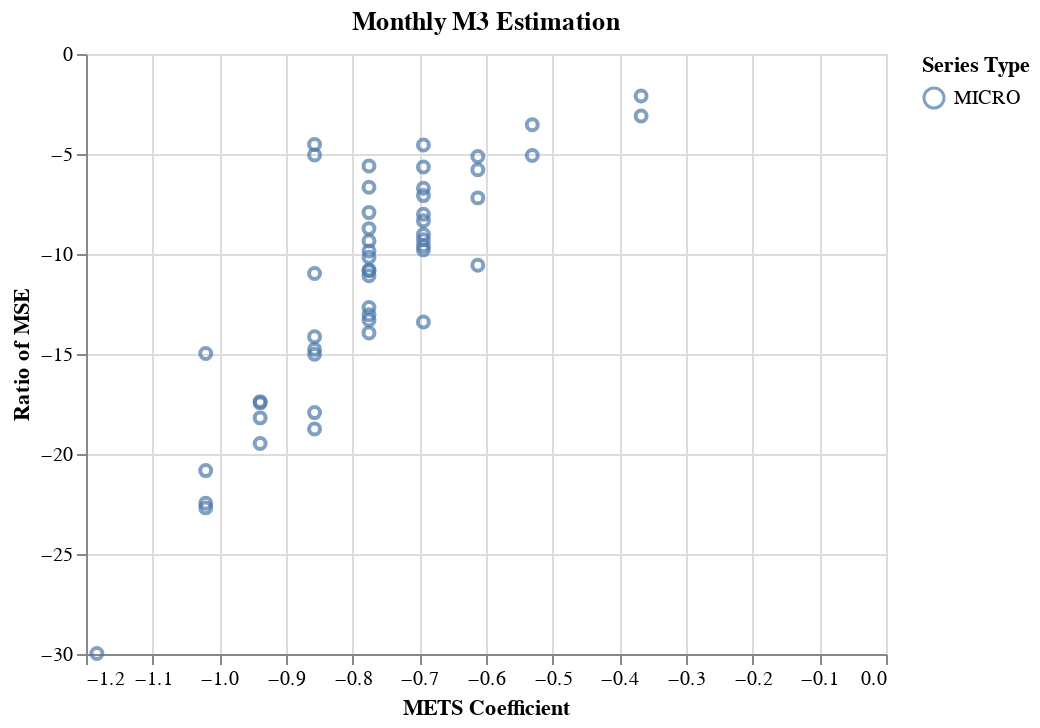

Notebook source saved alongside this figure:
### Code cell
(altair.Chart(monthly_est_df, title = 'Monthly M3 Estimation')
 .mark_point()
 .encode(x=altair.X('mets_coef', title = 'METS Coefficient'),
         y=altair.Y('MSE_Ratio',title = 'Ratio of MSE'),
         color=altair.Color('series_type', title = 'Series Type') )
)

### Figure 1 — Vega-Lite specification as saved in the notebook (floating-point values rounded to 4 significant figures)
{"config": {"view": {"continuousWidth": 400, "continuousHeight": 300}}, "data": {"name": "data-513897bc4156b3b22e1fe1ac8e61c48d"}, "mark": "point", "encoding": {"color": {"type": "nominal", "field": "series_type", "title": "Series Type"}, "x": {"type": "quantitative", "field": "mets_coef", "title": "METS Coefficient"}, "y": {"type": "quantitative", "field": "MSE_Ratio", "title": "Ratio of MSE"}}, "title": "Monthly M3 Estimation", "$schema": "https://vega.github.io/schema/vega-lite/v4.8.1.json", "datasets": {"data-513897bc4156b3b22e1fe1ac8e61c48d": [{"mets_mse": 0.5048, "ar_mse": 0.6511, "series_type": "MICRO       ", "ar_coef": -0.5181, "mets_coef": -1.02, "MSE_Ratio": -22.46}, {"mets_mse": 0.8695, "ar_mse": 0.9752, "series_type": "MICRO       ", "ar_coef": -0.5051, "mets_coef": -0.7755, "MSE_Ratio": -10.84}, {"mets_mse": 0.2412, "ar_mse": 0.2713, "series_type": "MICRO       ", "ar_coef": -0.5151, "mets_coef": -0.7755, "MSE_Ratio": -11.09}, {"mets_mse": 0.5171, "ar_mse": 0.6263, "series_type": "MICRO       ", "ar_coef": -0.5603, "mets_coef": -0.9388, "MSE_Ratio": -17.44}, {"mets_mse": 0.2969, "ar_mse": 0.363, "series_type": "MICRO       ", "ar_coef": -0.5291, "mets_coef": -0.9388, "MSE_Ratio": -18.19}, {"mets_mse": 0.7749, "ar_mse": 0.9115, "series_type": "MICRO       ", "ar_coef": -0.6525, "mets_coef": -1.02, "MSE_Ratio": -14.98}, {"mets_mse": 0.2584, "ar_mse": 0.2902, "series_type": "MICRO       ", "ar_coef": -0.5737, "mets_coef": -0.8571, "MSE_Ratio": -10.98}, {"mets_mse": 0.5608, "ar_mse": 0.6118, "series_type": "MICRO       ", "ar_coef": -0.4943, "mets_coef": -0.6939, "MSE_Ratio": -8.334}, {"mets_mse": 0.2217, "ar_mse": 0.2288, "series_type": "MICRO       ", "ar_coef": -0.1981, "mets_coef": -0.3673, "MSE_Ratio": -3.102}, {"mets_mse": 0.1425, "ar_mse": 0.1455, "series_type": "MICRO       ", "ar_coef": -0.2333, "mets_coef": -0.3673, "MSE_Ratio": -2.098}, {"mets_mse": 0.1391, "ar_mse": 0.1466, "series_type": "MICRO       ", "ar_coef": -0.3509, "mets_coef": -0.5306, "MSE_Ratio": -5.074}, {"mets_mse": 1.841, "ar_mse": 1.928, "series_type": "MICRO       ", "ar_coef": -0.6622, "mets_coef": -0.8571, "MSE_Ratio": -4.529}, {"mets_mse": 0.4152, "ar_mse": 0.435, "series_type": "MICRO       ", "ar_coef": -0.5493, "mets_coef": -0.6939, "MSE_Ratio": -4.552}, {"mets_mse": 0.3957, "ar_mse": 0.4167, "series_type": "MICRO       ", "ar_coef": -0.6377, "mets_coef": -0.8571, "MSE_Ratio": -5.051}, {"mets_mse": 0.3118, "ar_mse": 0.3387, "series_type": "MICRO       ", "ar_coef": -0.571, "mets_coef": -0.7755, "MSE_Ratio": -7.93}, {"mets_mse": 0.3883, "ar_mse": 0.4163, "series_type": "MICRO       ", "ar_coef": -0.4783, "mets_coef": -0.6939, "MSE_Ratio": -6.715}, {"mets_mse": 0.3611, "ar_mse": 0.4444, "series_type": "MICRO       ", "ar_coef": -0.5012, "mets_coef": -0.8571, "MSE_Ratio": -18.75}, {"mets_mse": 0.179, "ar_mse": 0.1961, "series_type": "MICRO       ", "ar_coef": -0.6215, "mets_coef": -0.7755, "MSE_Ratio": -8.731}, {"mets_mse": 0.1177, "ar_mse": 0.1261, "series_type": "MICRO       ", "ar_coef": -0.5559, "mets_coef": -0.7755, "MSE_Ratio": -6.664}, {"mets_mse": 0.07358, "ar_mse": 0.08112, "series_type": "MICRO       ", "ar_coef": -0.4362, "mets_coef": -0.6939, "MSE_Ratio": -9.293}, {"mets_mse": 0.1285, "ar_mse": 0.1355, "series_type": "MICRO       ", "ar_coef": -0.4795, "mets_coef": -0.6122, "MSE_Ratio": -5.123}, {"mets_mse": 0.3133, "ar_mse": 0.364, "series_type": "MICRO       ", "ar_coef": -0.4956, "mets_coef": -0.7755, "MSE_Ratio": -13.95}, {"mets_mse": 0.04706, "ar_mse": 0.05071, "series_type": "MICRO       ", "ar_coef": -0.4103, "mets_coef": -0.6122, "MSE_Ratio": -7.195}, {"mets_mse": 0.4664, "ar_mse": 0.5127, "series_type": "MICRO       ", "ar_coef": -0.4091, "mets_coef": -0.6939, "MSE_Ratio": -9.025}, {"mets_mse": 0.03683, "ar_mse": 0.04004, "series_type": "MICRO       ", "ar_coef": -0.4305, "mets_coef": -0.6939, "MSE_Ratio": -8.014}, {"mets_mse": 0.246, "ar_mse": 0.2611, "series_type": "MICRO       ", "ar_coef": -0.4018, "mets_coef": -0.6122, "MSE_Ratio": -5.79}, {"mets_mse": 0.07591, "ar_mse": 0.08397, "series_type": "MICRO       ", "ar_coef": -0.3739, "mets_coef": -0.6939, "MSE_Ratio": -9.593}, {"mets_mse": 0.0674, "ar_mse": 0.07908, "series_type": "MICRO       ", "ar_coef": -0.5521, "mets_coef": -0.8571, "MSE_Ratio": -14.77}, {"mets_mse": 0.1914, "ar_mse": 0.221, "series_type": "MICRO       ", "ar_coef": -0.4947, "mets_coef": -0.6939, "MSE_Ratio": -13.4}, {"mets_mse": 0.1864, "ar_mse": 0.2135, "series_type": "MICRO       ", "ar_coef": -0.5953, "mets_coef": -0.7755, "MSE_Ratio": -12.67}, {"mets_mse": 0.2522, "ar_mse": 0.2783, "series_type": "MICRO       ", "ar_coef": -0.4974, "mets_coef": -0.7755, "MSE_Ratio": -9.352}, {"mets_mse": 0.146, "ar_mse": 0.1572, "series_type": "MICRO       ", "ar_coef": -0.5122, "mets_coef": -0.6939, "MSE_Ratio": -7.08}, {"mets_mse": 0.09179, "ar_mse": 0.1055, "series_type": "MICRO       ", "ar_coef": -0.4471, "mets_coef": -0.7755, "MSE_Ratio": -13.04}, {"mets_mse": 0.09733, "ar_mse": 0.1178, "series_type": "MICRO       ", "ar_coef": -0.5324, "mets_coef": -0.9388, "MSE_Ratio": -17.38}, {"mets_mse": 0.1793, "ar_mse": 0.211, "series_type": "MICRO       ", "ar_coef": -0.4982, "mets_coef": -0.8571, "MSE_Ratio": -15.01}, {"mets_mse": 0.1139, "ar_mse": 0.1263, "series_type": "MICRO       ", "ar_coef": -0.5917, "mets_coef": -0.7755, "MSE_Ratio": -9.854}, {"mets_mse": 0.09968, "ar_mse": 0.115, "series_type": "MICRO       ", "ar_coef": -0.4898, "mets_coef": -0.7755, "MSE_Ratio": -13.3}, {"mets_mse": 0.1912, "ar_mse": 0.2227, "series_type": "MICRO       ", "ar_coef": -0.5231, "mets_coef": -0.8571, "MSE_Ratio": -14.14}, {"mets_mse": 0.07172, "ar_mse": 0.09277, "series_type": "MICRO       ", "ar_coef": -0.4548, "mets_coef": -1.02, "MSE_Ratio": -22.69}, {"mets_mse": 0.2962, "ar_mse": 0.3312, "series_type": "MICRO       ", "ar_coef": -0.4571, "mets_coef": -0.6122, "MSE_Ratio": -10.56}, {"mets_mse": 0.08284, "ar_mse": 0.09183, "series_type": "MICRO       ", "ar_coef": -0.5056, "mets_coef": -0.6939, "MSE_Ratio": -9.794}, {"mets_mse": 0.1856, "ar_mse": 0.1924, "series_type": "MICRO       ", "ar_coef": -0.4352, "mets_coef": -0.5306, "MSE_Ratio": -3.54}, {"mets_mse": 0.1717, "ar_mse": 0.2092, "series_type": "MICRO       ", "ar_coef": -0.4981, "mets_coef": -0.8571, "MSE_Ratio": -17.93}, {"mets_mse": 0.1441, "ar_mse": 0.1604, "series_type": "MICRO       ", "ar_coef": -0.5414, "mets_coef": -0.7755, "MSE_Ratio": -10.16}, {"mets_mse": 0.1869, "ar_mse": 0.236, "series_type": "MICRO       ", "ar_coef": -0.6047, "mets_coef": -1.02, "MSE_Ratio": -20.83}, {"mets_mse": 0.03822, "ar_mse": 0.05458, "series_type": "MICRO       ", "ar_coef": -0.6254, "mets_coef": -1.184, "MSE_Ratio": -29.98}, {"mets_mse": 0.2393, "ar_mse": 0.2534, "series_type": "MICRO       ", "ar_coef": -0.5539, "mets_coef": -0.7755, "MSE_Ratio": -5.596}, {"mets_mse": 0.06308, "ar_mse": 0.07833, "series_type": "MICRO       ", "ar_coef": -0.5183, "mets_coef": -0.9388, "MSE_Ratio": -19.47}, {"mets_mse": 0.1074, "ar_mse": 0.1204, "series_type": "MICRO       ", "ar_coef": -0.5237, "mets_coef": -0.7755, "MSE_Ratio": -10.8}, {"mets_mse": 0.1187, "ar_mse": 0.1258, "series_type": "MICRO       ", "ar_coef": -0.5124, "mets_coef": -0.6939, "MSE_Ratio": -5.648}]}}
